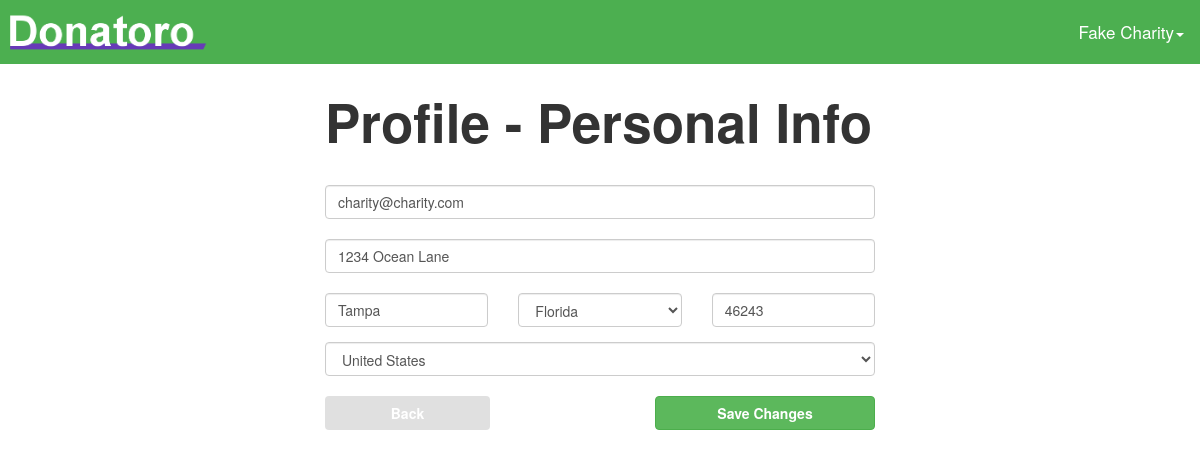
The page /personal (signed in) on the database its author committed.
### tables this page shows
CREATE TABLE "charity_info" ("name" TEXT NOT NULL , "501c" TEXT NOT NULL , "description" TEXT NOT NULL , "streetAddress" TEXT NOT NULL , "city" TEXT NOT NULL , "state" TEXT NOT NULL , "zip" INTEGER NOT NULL , "country" TEXT NOT NULL , "userID" INTEGER NOT NULL  UNIQUE , "charID" INTEGER PRIMARY KEY  NOT NULL  UNIQUE );

CREATE TABLE "user" ("id" INTEGER PRIMARY KEY  NOT NULL ,"email" TEXT NOT NULL ,"password" TEXT NOT NULL ,"isDonor" BOOL NOT NULL  DEFAULT (null) );

### donatoro.py (the view)
@app.route('/personal')
def edit_personal():
    user = getUserById(session['userId'])
    if user["isDonor"] == 1:
        return render_template_logged_in('DonorProfile/donorPersonal.jinja', states=states)
    else:
        return render_template_logged_in('CharityProfile/charityPersonal.jinja', states=states, countries=countries)

### dataBaseLogic.py (called while the page is built)
def get_db():
    return sqlite3.connect(app.config['DATABASE'])

def query_db(query, args=(), one=False):
    cur = get_db().execute(query, args)
    return cur
    cur.close()
    return test

def getUserById(userId):
    user = query_db('select * from user where id=?', (userId,)).fetchone()
    return dict(id=user[0], password=user[2], email=user[1], isDonor=user[3])

def getInfoByUserId(userId):
    user = getUserById(userId)
    if user["isDonor"]:
        donor = query_db('select * from donor_info where userID=?', (userId,)).fetchone()
        return dict(firstName=donor[0], lastName=donor[1], streetAdd1=donor[2], streetAdd2=donor[3],
                    city=donor[4], state=donor[5], zip=donor[6], userId=donor[7])
    else:
        charity = query_db('select * from charity_info where userID=?', (userId,)).fetchone()
        return dict(name=charity[0], identificationNum=charity[1], description=charity[2], streetAdd=charity[3],
                    city=charity[4], state=charity[5], zip=charity[6], country=charity[7], userId=charity[8],
                    charId=charity[9])

### donatoro.py (called while the page is built)
def render_template_logged_in(template, **context):
    user = getUserById(session['userId'])
    info = getInfoByUserId(session['userId'])
    return render_template(template, user=user, userInfo=info, **context)

### templates/CharityProfile/charityPersonal.jinja
{% extends "base.jinja" %}
{% block head %}
    <link rel="stylesheet" type="text/css" href="{{ url_for('static', filename='stylesheets/profile.css') }}" />
{% endblock %}
{% block body %}
<div class="formContainer">
    <div class="form-group">
        <br>
        <label class="profileTitle">Profile - Personal Info</label>
        <form action="../savePersonal" method="post">
        <br>
        <input type="email" class="form-control" name="emailInput" placeholder="Email" value="{{user["email"]}}"/>
        <br>
        <input type="text" class="form-control" name="streetAddress1" placeholder="Street Address Line 1" value="{{userInfo["streetAdd"]}}"/>
        <br>
        <div class='row'>
            <div class='col-sm-4'>
                <div class='form-group'>
                    <input class="form-control" name="city" size="30" type="text" placeholder="City" value="{{userInfo["city"]}}"/>
                </div>
            </div>
            <div class='col-sm-4'>
                <div class='form-group'>
                    <select class="form-control" name="state">
                       {% for n in states %}
                            {% if n == userInfo["state"] %}
                                <option selected>{{n}}</option>
                            {% else %}
                                <option>{{n}}</option>
                            {% endif %}
                        {% endfor %}
                    </select>
                </div>
            </div>
            <div class='col-sm-4'>
                <div class='form-group'>
                    <input class="form-control" name="zip" size="30" type="number" placeholder="Zip Codes" value="{{userInfo["zip"]}}"/>
                </div>
            </div>
        </div>
        <select class="form-control" name="country">
           {% for n in countries %}
                {% if n == userInfo["country"] %}
                    <option selected>{{n}}</option>
                {% else %}
                    <option>{{n}}</option>
                {% endif %}
            {% endfor %}
        </select>
        <br>
        <button class="btn btn-grey leftBox formButtons" formaction="../profile"><b>Back</b></button>
        <button class="btn btn-success rightBox saveButtons"><b>Save Changes</b></button>
        </form>
        <br>
        <br>
        <br>
    </div>
</div>
{% endblock %}

### templates/base.jinja (shortened to what this page needs)
<!DOCTYPE html>
<html lang="en">
<head>
    <link rel="stylesheet" type="text/css" href="{{ url_for('static', filename='stylesheets/font-awesome.min.css') }}" />
    <link rel="stylesheet" type="text/css" href="{{ url_for('static', filename='stylesheets/base.css') }}" />
    <link rel="stylesheet" href="https://maxcdn.bootstrapcdn.com/bootstrap/3.3.7/css/bootstrap.min.css">
    {% block head %}
    {% endblock %}
</head>
<body>
    <div class="topnav">
        {% if user and user["isDonor"] %}
        <a href="/newsFeed"><img src="/static/images/Donatoro-logo.png" class="logo"/></a>
        {% elif user and not user["isDonor"] %}
        <a href="/charity/admin"><img src="/static/images/Donatoro-logo.png" class="logo"/></a>
        {% else %}
        <a href="/"><img src="/static/images/Donatoro-logo.png" class="logo"/></a>
        {% endif %}
        {% if user %}
        <div class="dropdown username">
            {% if user["isDonor"] %}
                <button class="dropdown-toggle username" type="button" data-toggle="dropdown">{{ userInfo["firstName"] }} {{ userInfo["lastName"] }}<span class="caret"></span></button>
            {% else %}
                <button class="dropdown-toggle username" type="button" data-toggle="dropdown">{{ userInfo["name"] }}<span class="caret"></span></button>
            {% endif %}
        </div>
        {% endif %}
    </div>
{% block body %}
{% endblock %}
</body>
</html>

### static/stylesheets/base.css (style rules this page uses)
body { margin:0; }
.topnav { overflow: hidden; background-color: #4CAF50; padding-bottom: 100px; margin-bottom: -100px; background-clip: content-box; }
.topnav a { float: left; display: block; color: white; text-align: center; text-decoration: none; font-size: 17px; position:relative; }
.logo { height: 50px; margin-top: 7px; }
.topnav .username { float: right; background-color: Transparent; border: none; color: white; text-align: center; padding: 10px 8px; font-size: 17px; }
.btn-grey { color: #ffffff; background-color: #E0E0E0; border-color: #E0E0E5; }

### static/stylesheets/profile.css (style rules this page uses)
.profileTitle { font-size: 53px }
.formContainer { width: 550px; height: 310px; margin: 0 auto; }
.leftBox { float: left; width: 45%; }
.rightBox { float: right; width: 45%; }
.formButtons { width: 30%; height: 20%; }
.saveButtons { width: 40%; height: 30%; }

### rows shown on the page
charity_info: name "Fake Charity", streetAddress1 "1234 Ocean Lane", city "Tampa", state "Florida", zip "46243", country "United States"
user: emailInput "charity@charity.com"
